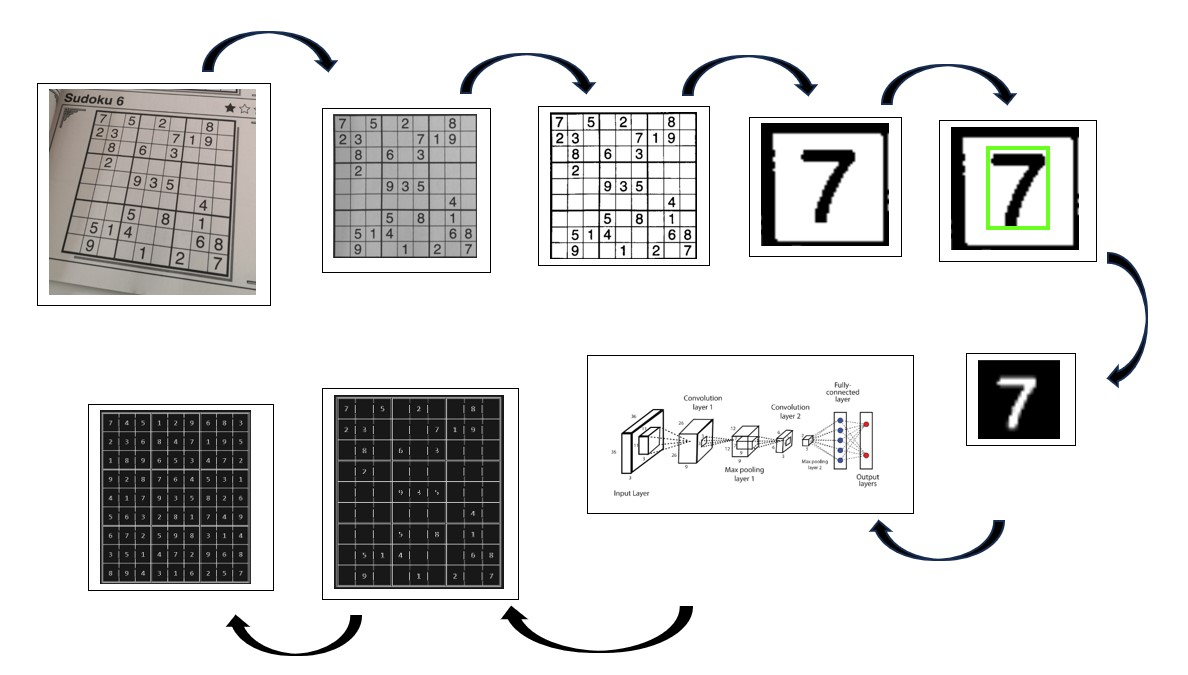
#> input picture process.jpg, 1188 x 675 px
$ python -i pre_process.py   (imports and definitions only)
#> lines starting #> are read from the running program, lines starting #| are printed output that depends on the picture; after the words box and inside, x2 and y2 are one past the last pixel; in counts of white or black regions, pixels touching at a corner belong together
import numpy as np
import cv2


#first we want to load the image using opencv and convert it to grayscale
def read_image(img_route):
  img = cv2.imread(img_route)
  img = cv2.cvtColor(img, cv2.COLOR_BGR2GRAY)
  return img

#we must prepare the image in order to detect borders and to warp it,
#so we need to aply some filters
def preprocess_img(img):

  preproc = cv2.GaussianBlur(img.copy(), (9, 9), 0) #borders better definition
  preproc = cv2.adaptiveThreshold(img.copy(), 255, cv2.ADAPTIVE_THRESH_GAUSSIAN_C, cv2.THRESH_BINARY, 11, 2) #apply treshold
  preproc = cv2.bitwise_not(preproc, preproc) #invert color
  kernel = np.array([[0., 1., 0.], [1., 1., 1.], [0., 1., 0.]], np.uint8)# dilate borders

  preproc = cv2.dilate(preproc, kernel,iterations=1)
  return preproc

#we need to find the corners of the sudoku board to be able to crop it and warp it if the picture is not straight
def find_corners(preproc):
  ext_contours,_ = cv2.findContours(preproc, cv2.RETR_EXTERNAL, cv2.CHAIN_APPROX_SIMPLE) #find all contours

  ext_contours = sorted(ext_contours, key=cv2.contourArea, reverse=True)
  for c in ext_contours:

    peri = cv2.arcLength(c, True)
    approx = cv2.approxPolyDP(c, 0.015 * peri, True)
    if len(approx) == 4: #finding biggest contours with 4 elements
      final=approx
      break

  corners = [(corner[0][0], corner[0][1]) for corner in final]
  return corners


#sometimes the coordenates that cv2 provide us are not in the right order so we have tu order them
def find_position(corners):   #function to order coordenates
  corners=sorted(corners ,key=lambda x: x[0] )
  left=corners[0],corners[1]
  right=corners[2],corners[3]
  if left[0][1]<left[1][1]:
    top_l=left[0]
    bottom_l=left[1]
  else:
    top_l=left[1]
    bottom_l=left[0]
  if right[0][1]<right[1][1]:
    top_r=right[0]
    bottom_r=right[1]
  else:
    top_r=right[1]
    bottom_r=right[0]
  return top_l,top_r,bottom_l,bottom_r

#now we can trasform the image well centered and warped, cleaning all the data we dont need from the original pic
#provideng us only the sudoku board
def transform(img,corners):

  top_l, top_r, bottom_l, bottom_r = find_position(corners)
  ordered_corners = top_l,top_r,bottom_r,bottom_l

      # Determine width of new img which is the max distance between
      # (bottom right and bottom left) or (top right and top left) x-coordinates
  width_A = np.sqrt(((bottom_r[0] - bottom_l[0]) ** 2) + ((bottom_r[1] - bottom_l[1]) ** 2))
  width_B = np.sqrt(((top_r[0] - top_l[0]) ** 2) + ((top_r[1] - top_l[1]) ** 2))
  width = max(int(width_A), int(width_B))

      # Determine height of new img which is the max distance between
      # (top right and bottom right) or (top left and bottom left) y-coordinates
  height_A = np.sqrt(((top_r[0] - bottom_r[0]) ** 2) + ((top_r[1] - bottom_r[1]) ** 2))
  height_B = np.sqrt(((top_l[0] - bottom_l[0]) ** 2) + ((top_l[1] - bottom_l[1]) ** 2))
  height = max(int(height_A), int(height_B))

      # Construct new points to obtain top-down view of img in
      # top_r, top_l, bottom_l, bottom_r order
  dimensions = np.array([[0, 0], [width - 1, 0], [width - 1, height - 1],
                            [0, height - 1]], dtype="float32")

      # Convert to Numpy format
  ordered_corners = np.array(ordered_corners, dtype="float32")

      # calculate the perspective transform matrix and warp
      # the perspective to grab the screen
  grid = cv2.getPerspectiveTransform(ordered_corners, dimensions)

      # Return the transformed img
  transformed=cv2.warpPerspective(img, grid, (width, height))

  return transformed

#our final step is to apply all previous transformations to the original image
def pre_grid(imagen_ruta):
  img=read_image(imagen_ruta)
#> in read_image, img is the input picture: shape (675, 1188, 3); mean B, G, R 218.5, 219, 219.1
  preproc=preprocess_img(img)
#> in preprocess_img, `preproc = cv2.GaussianBlur(img.copy(), (9, 9), 0)`:
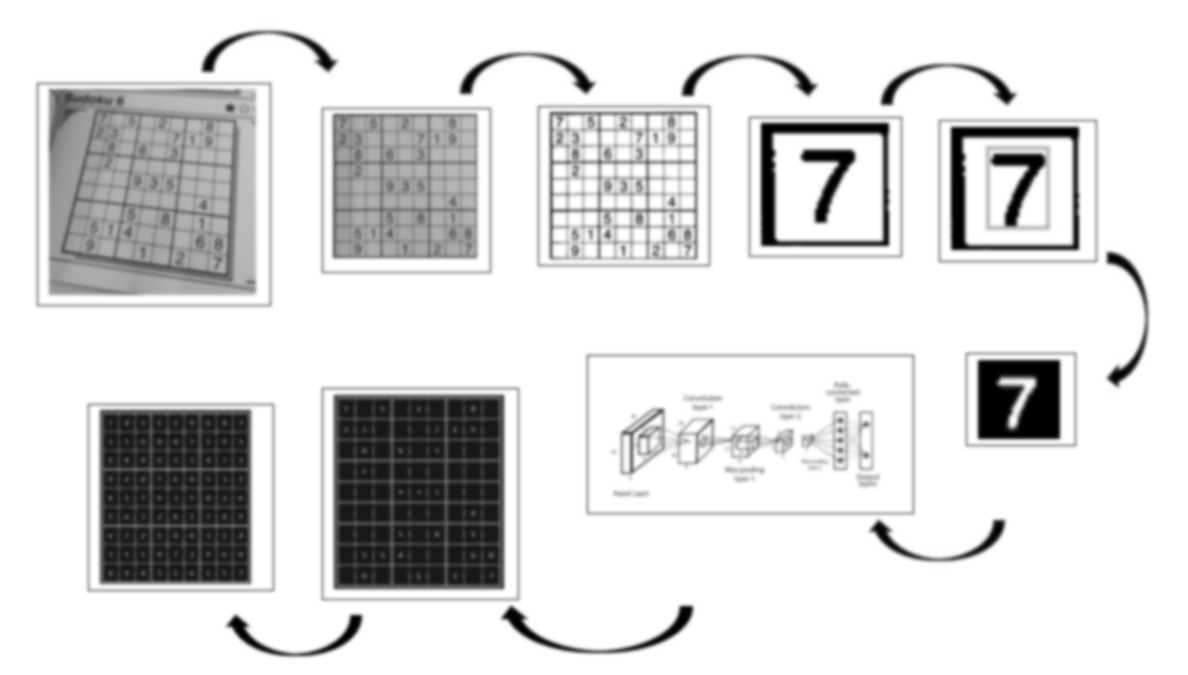
#> preproc: shape (675, 1188); min 0, max 255, mean 219
#> in preprocess_img, `preproc = cv2.adaptiveThreshold(img.copy(), 255, cv2.ADAPTIVE_THRESH_G..`:
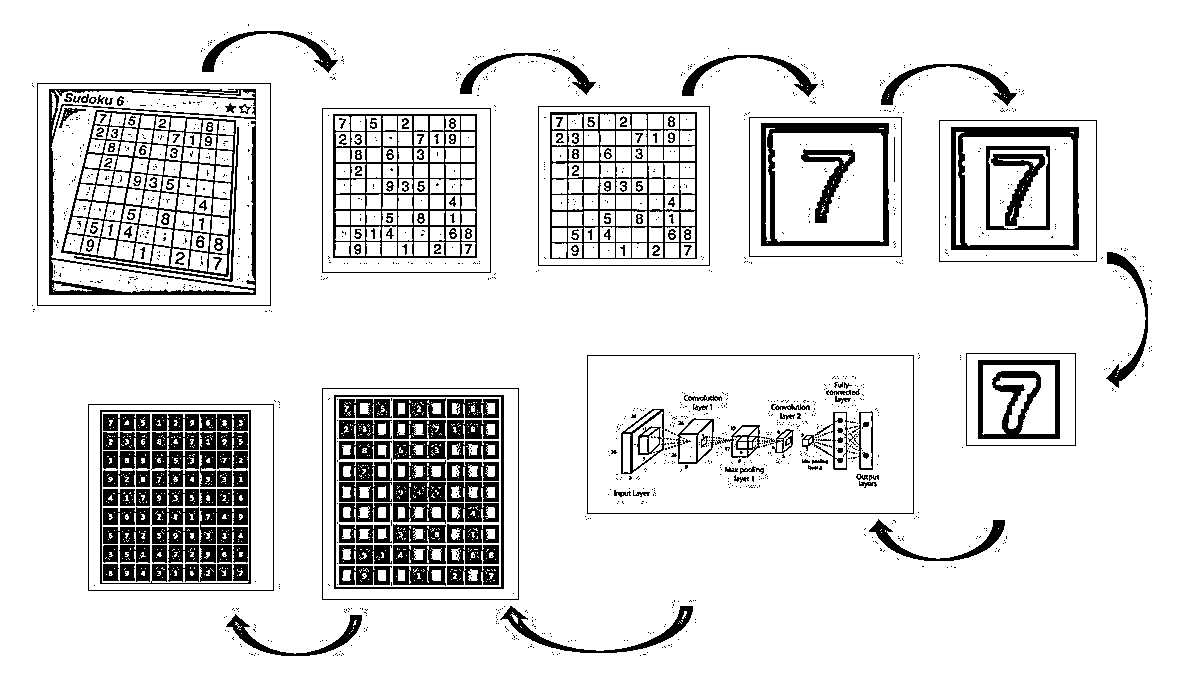
#> preproc: shape (675, 1188); 87.7% white; 1434 black regions (1203 under 20 px), largest, box (x1, y1, x2, y2) and area: (61, 110, 236, 277) 5035, (333, 114, 477, 258) 4781, (550, 112, 697, 259) 4562
#> in preprocess_img, `preproc = cv2.dilate(preproc, kernel,iterations=1)`:
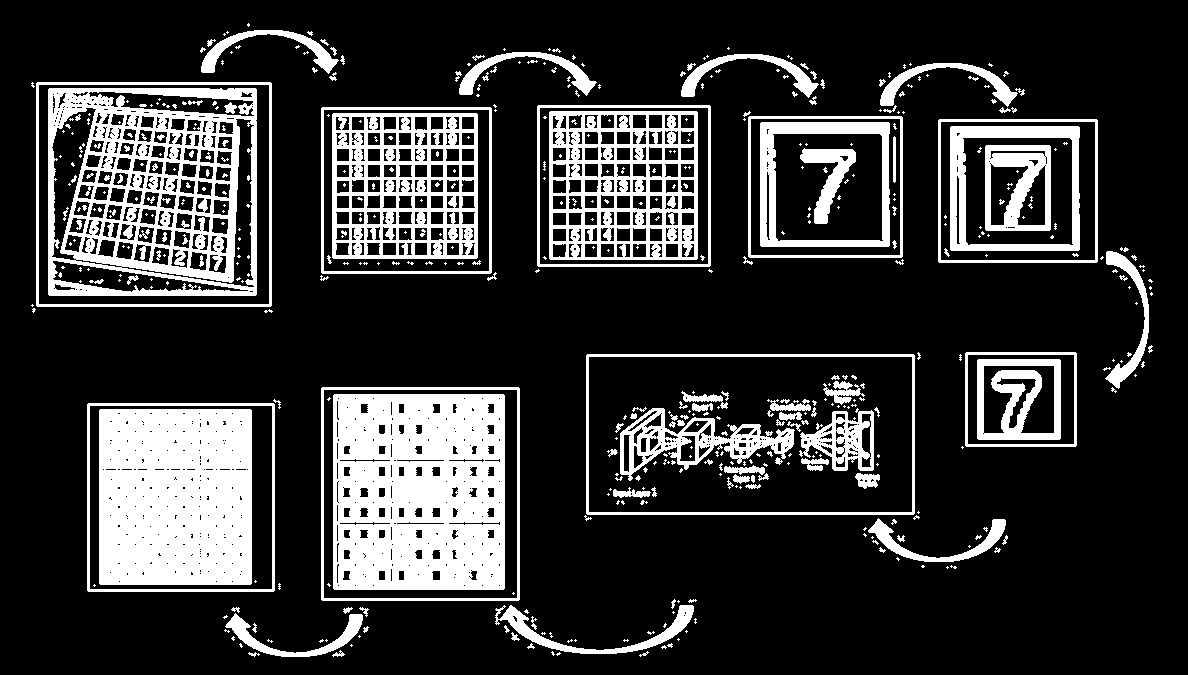
#> preproc: shape (675, 1188); 20.8% white; 514 white regions (366 under 20 px)
  corners=find_corners(preproc)
#> in find_corners, `ext_contours,_ = cv2.findContours(preproc, cv2.RETR_EXTERNAL, cv2.CHAI..`: ext_contours = 188 contours, 158 with area under 20; largest, box (x1, y1, x2, y2) and area: (36, 82, 272, 307) 52638, (586, 354, 915, 515) 52478, (321, 387, 520, 601) 42172, (87, 403, 275, 592) 35154, (321, 107, 492, 274) 28218
#> the loop in find_corners, `for c in ext_contours: ` made 1 pass
#> (peri, final) on pass 1: (915.7, [[36, 83], [37, 306], [271, 305], [270, 82]])
#> in find_corners, `corners = [(corner[0][0], corner[0][1]) for corner in final]`: corners = [(36, 83), (37, 306), (271, 305), (270, 82)]
#> corners = [(36, 83), (37, 306), (271, 305), (270, 82)]
  sudoku=transform(img,corners)
#> in find_position, `corners=sorted(corners ,key=lambda x: x[0] )`: corners = [(36, 83), (37, 306), (270, 82), (271, 305)]
#> in find_position, `left=corners[0],corners[1]`: left = ((36, 83), (37, 306))
#> in find_position, `right=corners[2],corners[3]`: right = ((270, 82), (271, 305))
#> in find_position, `top_l=left[0]`: top_l = (36, 83)
#> in find_position, `bottom_l=left[1]`: bottom_l = (37, 306)
#> in find_position, `top_r=right[0]`: top_r = (270, 82)
#> in find_position, `bottom_r=right[1]`: bottom_r = (271, 305)
#> in transform, `top_l, top_r, bottom_l, bottom_r = find_position(corners)`: top_l = (36, 83); top_r = (270, 82); bottom_l = (37, 306); bottom_r = (271, 305)
#> in transform, `ordered_corners = top_l,top_r,bottom_r,bottom_l`: ordered_corners = ((36, 83), (270, 82), (271, 305), (37, 306))
#> in transform, `width_A = np.sqrt(((bottom_r[0] - bottom_l[0]) ** 2) + ((bottom_r[1] -..`: width_A = 234
#> in transform, `height_A = np.sqrt(((top_r[0] - bottom_r[0]) ** 2) + ((top_r[1] - bott..`: height_A = 223
#> in transform, `dimensions = np.array([[0, 0], [width - 1, 0], [width - 1, height - 1]..`: dimensions = [[0, 0], [233, 0], [233, 222], [0, 222]]
#> in transform, `ordered_corners = np.array(ordered_corners, dtype="float32")`: ordered_corners = [[36, 83], [270, 82], [271, 305], [37, 306]]
#> in transform, `grid = cv2.getPerspectiveTransform(ordered_corners, dimensions)`: grid = [[0.996, -0.00447, -35.47], [0.00425, 0.995, -82.78], [4.14e-19, 7.5e-19, 1]]
#> in transform, `transformed=cv2.warpPerspective(img, grid, (width, height))`:
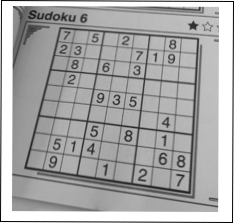
#> transformed: shape (223, 234); min 0, max 255, mean 168.1
  sudoku= cv2.resize(sudoku,(450,450))
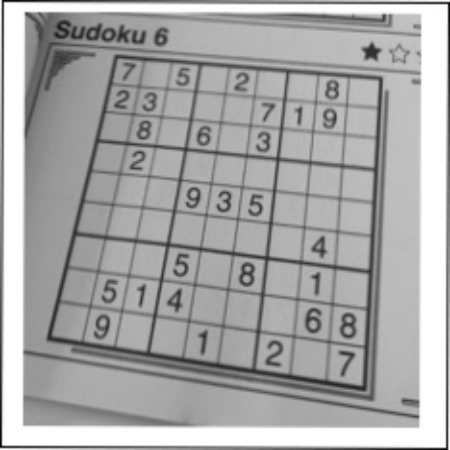
#> sudoku: shape (450, 450); min 0, max 255, mean 168

  return sudoku

>>> result = pre_grid('process.jpg')
